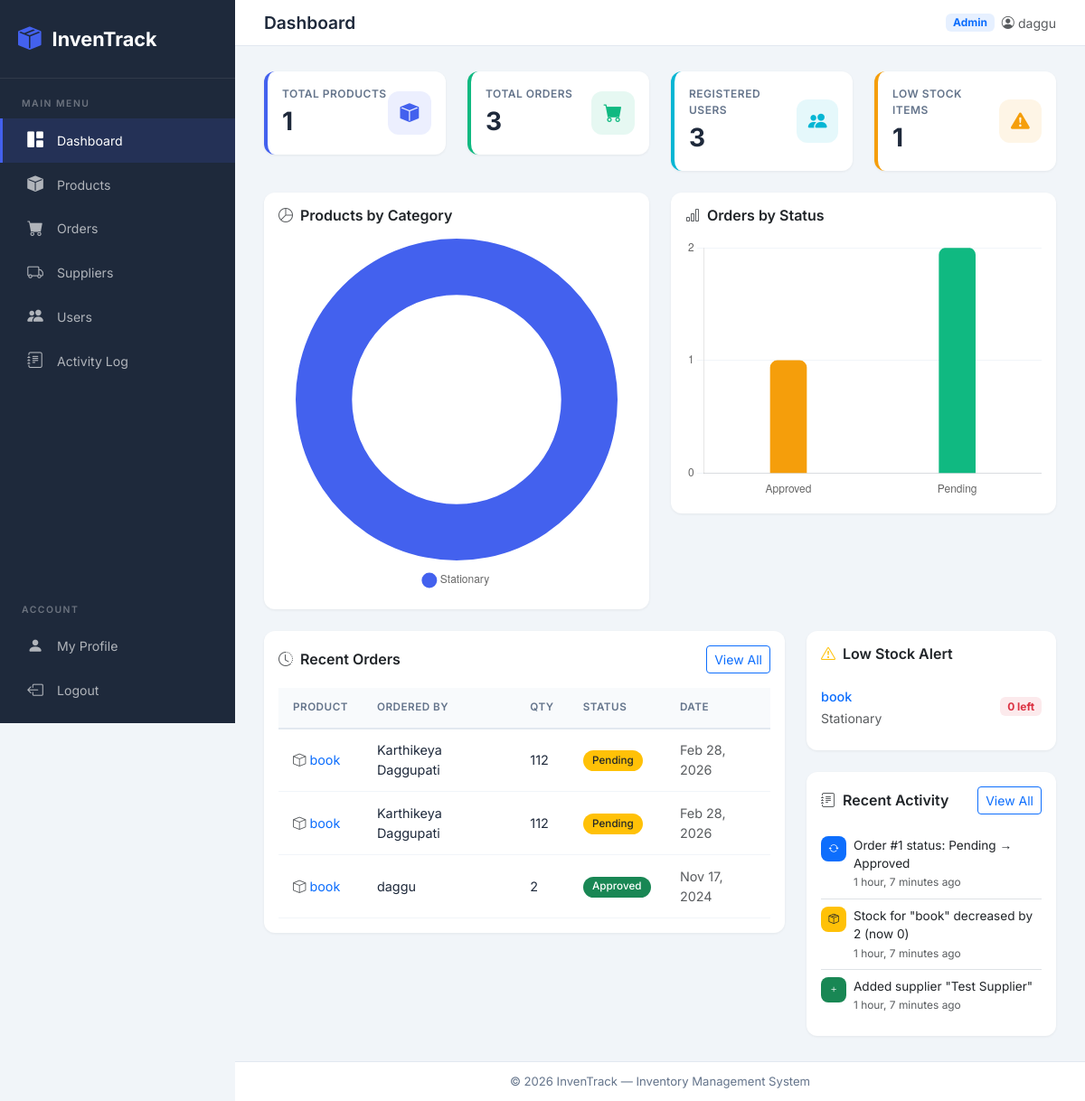
The app's page / (signed in) with its own data.
### inventory/models.py (models this page shows, shortened)
class Order(models.Model):
    product = models.ForeignKey(Product, on_delete=models.CASCADE, null=True)
    created_by = models.ForeignKey(User, on_delete=models.CASCADE, null=True)
    order_quantity = models.PositiveIntegerField(null=True)
    status = models.CharField(max_length=20, choices=ORDER_STATUS, default='Pending')
    date = models.DateTimeField(auto_now_add=True)

class Product(models.Model):
    name = models.CharField(max_length=100, null=True)
    category = models.CharField(max_length=20, choices=CATEGORY, null=True)
    quantity = models.PositiveIntegerField(null=True)
    description = models.CharField(max_length=200, null=True, blank=True)
    supplier = models.ForeignKey(
        Supplier, on_delete=models.SET_NULL, null=True, blank=True, related_name='products'
    )
    def __str__(self):
        return self.name

class ActivityLog(models.Model):
    ACTION_CHOICES = (
        ('PRODUCT_ADDED', 'Product Added'),
        ('PRODUCT_UPDATED', 'Product Updated'),
        ('PRODUCT_DELETED', 'Product Deleted'),
        ('ORDER_CREATED', 'Order Created'),
        ('ORDER_STATUS', 'Order Status Changed'),
        ('ORDER_DELETED', 'Order Deleted'),
        ('SUPPLIER_ADDED', 'Supplier Added'),
        ('SUPPLIER_UPDATED', 'Supplier Updated'),
        ('SUPPLIER_DELETED', 'Supplier Deleted'),
        ('STOCK_ADJUSTED', 'Stock Adjusted'),
    )
    user = models.ForeignKey(User, on_delete=models.SET_NULL, null=True)
    action = models.CharField(max_length=30, choices=ACTION_CHOICES)
    description = models.CharField(max_length=300)
    timestamp = models.DateTimeField(auto_now_add=True)
    class Meta:
        ordering = ['-timestamp']

### inventory/views.py (the view)
# urls.py: path('', views.index, name='dash'),
@login_required
def index(request):
    products = Product.objects.all()
    orders_qs = Order.objects.all()
    users = User.objects.all()
    total_products = products.count()
    total_orders = orders_qs.count()
    total_users = users.count()
    total_suppliers = Supplier.objects.count()
    low_stock = products.filter(quantity__lte=10)
    if request.user.is_staff and request.user.is_superuser:
        recent_orders = orders_qs.order_by('-date')[:5]
    else:
        recent_orders = orders_qs.filter(created_by=request.user).order_by('-date')[:5]
    categories = {}
    for product in products:
        cat = product.category or 'Uncategorized'
        categories[cat] = categories.get(cat, 0) + 1
    order_statuses = {}
    for order in orders_qs:
        status = order.status or 'Pending'
        order_statuses[status] = order_statuses.get(status, 0) + 1
    recent_activity = ActivityLog.objects.all()[:8]
    context = {
        'title': 'Dashboard',
        'orders': recent_orders,
        'users': users.order_by('-date_joined')[:5],
        'products': products[:5],
        'total_products': total_products,
        'total_orders': total_orders,
        'total_users': total_users,
        'total_suppliers': total_suppliers,
        'low_stock': low_stock,
        'low_stock_count': low_stock.count(),
        'category_labels': json.dumps(list(categories.keys())),
        'category_data': json.dumps(list(categories.values())),
        'status_labels': json.dumps(list(order_statuses.keys())),
        'status_data': json.dumps(list(order_statuses.values())),
        'recent_activity': recent_activity,
    }
    return render(request, 'index.html', context)

### inventory/templates/index.html (shortened to what this page needs)
{% extends 'base.html' %}
{% block content %}
<div class="row g-4 mb-4">
  <div class="col-xl-3 col-md-6">
    <div class="card stat-card" style="border-left-color:var(--primary);">
      <div class="card-body d-flex align-items-center justify-content-between">
        <div>
          <div class="stat-label">Total Products</div>
          <div class="stat-value">{{ total_products }}</div>
        </div>
        <div class="stat-icon" style="background:rgba(67,97,238,.1);color:var(--primary);">
          <i class="bi bi-box-fill"></i>
        </div>
      </div>
    </div>
  </div>
  <div class="col-xl-3 col-md-6">
    <div class="card stat-card" style="border-left-color:var(--success);">
      <div class="card-body d-flex align-items-center justify-content-between">
        <div>
          <div class="stat-label">Total Orders</div>
          <div class="stat-value">{{ total_orders }}</div>
        </div>
        <div class="stat-icon" style="background:rgba(16,185,129,.1);color:var(--success);">
          <i class="bi bi-cart-fill"></i>
        </div>
      </div>
    </div>
  </div>
  {% if user.is_superuser %}
  <div class="col-xl-3 col-md-6">
    <div class="card stat-card" style="border-left-color:var(--info);">
      <div class="card-body d-flex align-items-center justify-content-between">
        <div>
          <div class="stat-label">Registered Users</div>
          <div class="stat-value">{{ total_users }}</div>
        </div>
        <div class="stat-icon" style="background:rgba(6,182,212,.1);color:var(--info);">
          <i class="bi bi-people-fill"></i>
        </div>
      </div>
    </div>
  </div>
  <div class="col-xl-3 col-md-6">
    <div class="card stat-card" style="border-left-color:var(--warning);">
      <div class="card-body d-flex align-items-center justify-content-between">
        <div>
          <div class="stat-label">Low Stock Items</div>
          <div class="stat-value">{{ low_stock_count }}</div>
        </div>
        <div class="stat-icon" style="background:rgba(245,158,11,.1);color:var(--warning);">
          <i class="bi bi-exclamation-triangle-fill"></i>
        </div>
      </div>
    </div>
  </div>
  {% endif %}
</div>
{% if user.is_superuser %}
<div class="row g-4 mb-4">
  <div class="col-lg-6">
    <div class="card">
      <div class="card-body">
        <h6 class="fw-semibold mb-3"><i class="bi bi-pie-chart me-2 text-muted"></i>Products by Category</h6>
        <canvas id="categoryChart" height="220"></canvas>
      </div>
    </div>
  </div>
  <div class="col-lg-6">
    <div class="card">
      <div class="card-body">
        <h6 class="fw-semibold mb-3"><i class="bi bi-bar-chart me-2 text-muted"></i>Orders by Status</h6>
        <canvas id="statusChart" height="220"></canvas>
      </div>
    </div>
  </div>
</div>
{% endif %}
<div class="row g-4">
  <div class="col-lg-8">
    <div class="card">
      <div class="card-body">
        <div class="d-flex justify-content-between align-items-center mb-3">
          <h6 class="fw-semibold mb-0"><i class="bi bi-clock-history me-2 text-muted"></i>Recent Orders</h6>
          <a href="{% url 'orders' %}" class="btn btn-sm btn-outline-primary">View All</a>
        </div>
        <div class="table-responsive">
          <table class="table">
            <thead>
              <tr>
                <th>Product</th>
                <th>Ordered By</th>
                <th>Qty</th>
                <th>Status</th>
                <th>Date</th>
              </tr>
            </thead>
            <tbody>
              {% for order in orders %}
              <tr>
                <td>
                  <a href="{% url 'product-detail' order.product.pk %}" class="text-decoration-none">
                    <i class="bi bi-box me-1 text-muted"></i>{{ order.product }}
                  </a>
                </td>
                <td>{{ order.created_by.get_full_name|default:order.created_by.username }}</td>
                <td>{{ order.order_quantity }}</td>
                <td>
                  <span
                    class="badge badge-status {% if order.status == 'Approved' %}bg-success{% elif order.status == 'Pending' %}bg-warning text-dark{% elif order.status == 'Delivered' %}bg-info{% else %}bg-danger{% endif %}">
                    {{ order.status }}
                  </span>
                </td>
                <td class="text-muted">{{ order.date|date:"M d, Y" }}</td>
              </tr>
              {% endfor %}
            </tbody>
          </table>
        </div>
      </div>
    </div>
  </div>
  <div class="col-lg-4">
    {% if user.is_superuser %}
    <div class="card mb-4">
      <div class="card-body">
        <h6 class="fw-semibold mb-3"><i class="bi bi-exclamation-triangle me-2 text-warning"></i>Low Stock Alert</h6>
        {% for product in low_stock %}
        <div
          class="d-flex justify-content-between align-items-center py-2 {% if not forloop.last %}border-bottom{% endif %}">
          <div>
            <a href="{% url 'product-detail' product.pk %}" class="text-decoration-none fw-medium"
              style="font-size:.9rem;">{{ product.name }}</a>
            <br><small class="text-muted">{{ product.category }}</small>
          </div>
          <span class="badge bg-danger bg-opacity-10 text-danger">{{ product.quantity }} left</span>
        </div>
        {% empty %}
        <div class="text-center text-muted py-4">
          <i class="bi bi-check-circle-fill text-success d-block" style="font-size:2rem;"></i>
          <small class="mt-2 d-block">All items well stocked!</small>
        </div>
        {% endfor %}
      </div>
    </div>
    {% endif %}
    <div class="card">
      <div class="card-body">
        <div class="d-flex justify-content-between align-items-center mb-3">
          <h6 class="fw-semibold mb-0"><i class="bi bi-journal-text me-2 text-muted"></i>Recent Activity</h6>
          {% if user.is_superuser %}
          <a href="{% url 'activity-log' %}" class="btn btn-sm btn-outline-primary">View All</a>
          {% endif %}
        </div>
        {% for log in recent_activity %}
        <div class="d-flex gap-2 py-2 {% if not forloop.last %}border-bottom{% endif %}">
          <div>
            <span
              class="badge {% if 'ADDED' in log.action %}bg-success{% elif 'UPDATED' in log.action or 'STATUS' in log.action %}bg-primary{% elif 'DELETED' in log.action %}bg-danger{% elif 'STOCK' in log.action %}bg-warning text-dark{% else %}bg-secondary{% endif %}"
              style="width:28px;height:28px;display:inline-flex;align-items:center;justify-content:center;border-radius:8px;font-size:.7rem;">
              {% if 'ADDED' in log.action %}<i class="bi bi-plus"></i>
              {% elif 'UPDATED' in log.action %}<i class="bi bi-pencil"></i>
              {% elif 'DELETED' in log.action %}<i class="bi bi-trash"></i>
              {% elif 'STATUS' in log.action %}<i class="bi bi-arrow-repeat"></i>
              {% elif 'STOCK' in log.action %}<i class="bi bi-box-seam"></i>
              {% endif %}
            </span>
          </div>
          <div style="font-size:.85rem;">
            <div>{{ log.description|truncatechars:60 }}</div>
            <small class="text-muted">{{ log.timestamp|timesince }} ago</small>
          </div>
        </div>
        {% empty %}
        <div class="text-center text-muted py-3">
          <small>No activity yet</small>
        </div>
        {% endfor %}
      </div>
    </div>
  </div>
</div>
{% endblock %}
{% block extra_js %}
{% if user.is_superuser %}
<script>
  var catCtx = document.getElementById('categoryChart');
  if (catCtx) {
    new Chart(catCtx, {
      type: 'doughnut',
      data: {
        labels: {{ category_labels|safe }},
        datasets: [{
          data: {{ category_data|safe }},
          backgroundColor: ['#4361ee', '#10b981', '#f59e0b', '#ef4444', '#06b6d4', '#8b5cf6'],
          borderWidth: 0,
          hoverOffset: 6
        }]
      },
      options: {
        responsive: true,
        cutout: '65%',
        plugins: {
          legend: { position: 'bottom', labels: { padding: 16, usePointStyle: true, pointStyle: 'circle' } }
        }
      }
    });
  }
  var statCtx = document.getElementById('statusChart');
  if (statCtx) {
    new Chart(statCtx, {
      type: 'bar',
      data: {
        labels: {{ status_labels|safe }},
        datasets: [{
          label: 'Orders',
          data: {{ status_data|safe }},
          backgroundColor: ['#f59e0b', '#10b981', '#06b6d4', '#ef4444'],
          borderRadius: 8,
          barThickness: 40
        }]
      },
      options: {
        responsive: true,
        plugins: { legend: { display: false } },
        scales: {
          y: { beginAtZero: true, ticks: { stepSize: 1 }, grid: { color: '#f1f5f9' } },
          x: { grid: { display: false } }
        }
      }
    });
  }
</script>
{% endif %}
{% endblock %}

### inventory/templates/base.html (shortened to what this page needs)
<!DOCTYPE html>
<html lang="en">
<head>
  <link href="https://cdn.jsdelivr.net/npm/bootstrap@5.3.2/dist/css/bootstrap.min.css" rel="stylesheet">
  <link href="https://cdn.jsdelivr.net/npm/bootstrap-icons@1.11.3/font/bootstrap-icons.css" rel="stylesheet">
</head>
<body>
  {% block body %}
  <aside class="sidebar" id="sidebar">
    <div class="brand">
      <i class="bi bi-box-seam-fill"></i>
      <span>InvenTrack</span>
    </div>
    <div class="nav-section">
      <div class="nav-section-title">Main Menu</div>
      <nav>
        <a href="{% url 'dash' %}" class="nav-link {% if title == 'Dashboard' %}active{% endif %}">
          <i class="bi bi-grid-1x2-fill"></i> Dashboard
        </a>
        <a href="{% url 'products' %}"
          class="nav-link {% if title == 'Products' or title == 'Edit Product' %}active{% endif %}">
          <i class="bi bi-box-fill"></i> Products
        </a>
        <a href="{% url 'orders' %}" class="nav-link {% if title == 'Orders' %}active{% endif %}">
          <i class="bi bi-cart-fill"></i> Orders
        </a>
        {% if user.is_staff and user.is_superuser %}
        <a href="{% url 'suppliers' %}"
          class="nav-link {% if 'Supplier' in title %}active{% endif %}">
          <i class="bi bi-truck"></i> Suppliers
        </a>
        <a href="{% url 'users' %}" class="nav-link {% if title == 'Users' %}active{% endif %}">
          <i class="bi bi-people-fill"></i> Users
        </a>
        <a href="{% url 'activity-log' %}" class="nav-link {% if title == 'Activity Log' %}active{% endif %}">
          <i class="bi bi-journal-text"></i> Activity Log
        </a>
        {% endif %}
      </nav>
    </div>
    <div class="nav-section mt-auto">
      <div class="nav-section-title">Account</div>
      <nav>
        <a href="{% url 'user' %}" class="nav-link {% if title == 'Profile' %}active{% endif %}">
          <i class="bi bi-person-fill"></i> My Profile
        </a>
        <a href="{% url 'logout' %}" class="nav-link">
          <i class="bi bi-box-arrow-left"></i> Logout
        </a>
      </nav>
    </div>
  </aside>
  <main class="main-content">
    <div class="top-bar">
      <div class="d-flex align-items-center gap-3">
        <h1 class="page-title">{% block page_title %}{{ title }}{% endblock %}</h1>
      </div>
      <div class="d-flex align-items-center gap-2">
        {% if user.is_superuser %}
        <span class="badge bg-primary bg-opacity-10 text-primary" style="font-size:.75rem;">Admin</span>
        {% endif %}
        <span class="text-muted" style="font-size:.88rem;">
          <i class="bi bi-person-circle me-1"></i>{{ user.get_full_name|default:user.username }}
        </span>
      </div>
    </div>
    <div class="content-area">
      {% block content %}{% endblock %}
    </div>
    <footer class="main-footer">
      &copy; 2026 InvenTrack &mdash; Inventory Management System
    </footer>
  </main>
  {% endblock body %}
  {% block extra_js %}{% endblock %}
</body>
</html>

### records on screen
Order: product "book", created_by.get_full_name "Karthikeya Daggupati", order_quantity "112", status "Pending", date "Feb 28, 2026"
Order: product "book", created_by.get_full_name "Karthikeya Daggupati", order_quantity "112", status "Pending", date "Feb 28, 2026"
Order: product "book", created_by.get_full_name "daggu", order_quantity "2", status "Approved", date "Nov 17, 2024"
Product: name "book", category "Stationary", quantity "0"
ActivityLog: action "ORDER_STATUS" (drawn), description "Order #1 status: Pending → Approved", timestamp "1 hour, 7 minutes"
ActivityLog: action "STOCK_ADJUSTED" (drawn), description "Stock for \"book\" decreased by 2 (now 0)", timestamp "1 hour, 7 minutes"
ActivityLog: action "SUPPLIER_ADDED" (drawn), description "Added supplier \"Test Supplier\"", timestamp "1 hour, 7 minutes"

### other values on screen
{{ title }} "Dashboard"
{{ user.get_full_name|default:user.username }} "daggu"
{{ total_products }} "1"
{{ total_orders }} "3"
{{ total_users }} "3"
{{ low_stock_count }} "1"
chart data {{ category_labels|safe }} ["Stationary"]
chart data {{ status_labels|safe }} ["Approved", "Pending"]
chart data {{ status_data|safe }} [1, 2]
